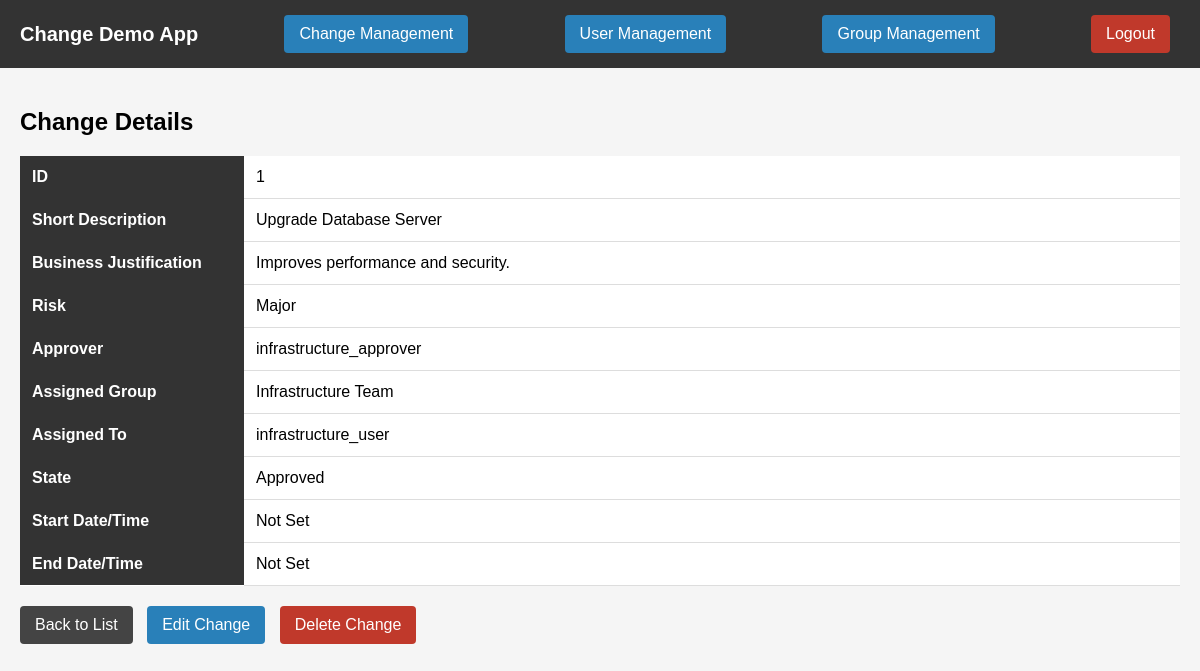
The app's page /change/1/view (signed in) with its own data.
### Change_Demo_System/models.py (models this page shows, shortened)
class Change(db.Model):
    id = db.Column(db.Integer, primary_key = True)
    short_description = db.Column(db.String(200), nullable=False)
    business_justification = db.Column(db.String(500), nullable=False)
    risk = db.Column(db.String(100), nullable=False)
    approver = db.Column(db.Integer, db.ForeignKey('user.id'), nullable=False)
    state = db.Column(db.String(20), nullable=False, default='New')
    start_date_time = db.Column(db.DateTime, nullable=True)
    end_date_time = db.Column(db.DateTime, nullable=True)
    assignment_group = db.Column(db.Integer, db.ForeignKey('group.id'), nullable=False)
    assigned_to = db.Column(db.Integer, db.ForeignKey('user.id'), nullable=False)
    approver_user = db.relationship('User', foreign_keys=[approver], backref='approved_changes')
    assigned_user = db.relationship('User', foreign_keys=[assigned_to], backref='assigned_changes')
    assignment_group_rel = db.relationship('Group', backref='changes')

class User(UserMixin, db.Model):
    id = db.Column(db.Integer, primary_key = True)
    username = db.Column(db.String(100), unique =True, nullable = False)
    password = db.Column(db.String(20), nullable = False)
    role = db.Column(db.String(20), nullable=False, default='User')
    groups = db.relationship('Group', secondary='user_group', backref='users')

class Group(db.Model):
    id = db.Column(db.Integer, primary_key=True)
    name = db.Column(db.String(100), unique=True, nullable=False)

### Change_Demo_System/routes/changes.py (the view)
@change_bp.route("/change/<int:change_id>/view", methods=["GET"])
@login_required
def view_change(change_id):
    change = Change.query.get(change_id)
    return render_template("view_change.html", change=change)

### Change_Demo_System/templates/view_change.html (shortened to what this page needs)
{% extends "base.html" %}
{% block content %}
<h2>Change Details</h2>
<div class="change-details">
    <table class="detail-table">
        <tr>
            <th>ID</th>
            <td>{{ change.id }}</td>
        </tr>
        <tr>
            <th>Short Description</th>
            <td>{{ change.short_description }}</td>
        </tr>
        <tr>
            <th>Business Justification</th>
            <td>{{ change.business_justification }}</td>
        </tr>
        <tr>
            <th>Risk</th>
            <td>{{ change.risk }}</td>
        </tr>
        <tr>
            <th>Approver</th>
            <td>{{ change.approver_user.username }}</td>
        </tr>
        <tr>
            <th>Assigned Group</th>
            <td>{{ change.assignment_group_rel.name }}</td>
        </tr>
        <tr>
            <th>Assigned To</th>
            <td>{{ change.assigned_user.username }}</td>
        </tr>
        <tr>
            <th>State</th>
            <td>{{ change.state }}</td>
        </tr>
        <tr>
            <th>Start Date/Time</th>
            <td>
                {% if change.start_date_time %}
                    {{ change.start_date_time.strftime("%Y-%m-%d %H:%M") }}
                {% else %}
                    Not Set
                {% endif %}
            </td>
        </tr>
        <tr>
            <th>End Date/Time</th>
            <td>
                {% if change.end_date_time %}
                    {{ change.end_date_time.strftime("%Y-%m-%d %H:%M") }}
                {% else %}
                    Not Set
                {% endif %}
            </td>
        </tr>
    </table>
    <div class="actions">
        <a href="{{ url_for('change.change_list') }}" class="btn">Back to List</a>
        {% if change.state != 'Completed' %}
        <a class = "btn btn-primary" href="{{ url_for('change.edit_change', change_id=change.id) }}" class="btn">Edit Change</a>
        {% endif %}
        {% if current_user.role == 'Admin' %}
            <a href="{{ url_for('change.delete_change', change_id=change.id) }}"
               class="btn btn-danger"
               onclick="return confirm('Are you sure you want to delete this change?')">
               Delete Change
            </a>
        {% endif %}
    </div>
</div>
{% endblock %}

### Change_Demo_System/templates/base.html (style rules this page uses)
body { margin: 0; font-family: Arial, sans-serif; background: #f5f5f5; }
.btn { display: inline-block; padding: 10px 15px; background: #444; color: white; text-decoration: none; border-radius: 4px; margin-right: 10px; }
.btn-danger { background: #c0392b; }
.btn-primary { background: #2980b9; }
.detail-table { width: 100%; border-collapse: collapse; background: white; margin-top: 20px; }
.detail-table th { width: 200px; background: #333; color: white; padding: 12px; text-align: left; }
.detail-table td { padding: 12px; border-bottom: 1px solid #ddd; }
.actions { margin-top: 20px; }

### records on screen
Change: id "1", short_description "Upgrade Database Server", business_justification "Improves performance and security.", risk "Major", state "Approved"
User: approver_user.username "infrastructure_approver"
Group: assignment_group_rel.name "Infrastructure Team"
User: assigned_user.username "infrastructure_user"
